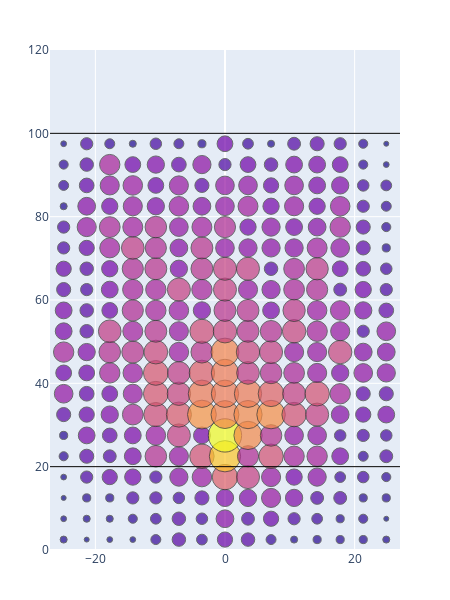

Here is the notebook cell this chart was saved with:
### Code cell
shot_plot('shred', 15, 20)

### Figure 1 — Plotly figure (JSON) as saved in the notebook; plotly's stock layout.template omitted (floating-point values rounded to 4 significant figures; data arrays with more than 128 entries replaced by an {"elided": "..."} marker saying what was removed)
{"data": [{"hovertemplate": "Count: %{text}<extra></extra>", "marker": {"color": {"elided": "300 int values"}, "line": {"color": "#333333", "width": 1}, "size": {"elided": "300 int values"}, "sizemin": 2.5, "sizemode": "area", "sizeref": 0.1206, "symbol": "circle"}, "mode": "markers", "name": "markers", "text": {"elided": "300 str values"}, "type": "scatter", "x": {"elided": "300 float values"}, "y": {"elided": "300 float values"}}], "layout": {"height": 600, "margin": {"b": 50, "l": 50, "r": 50, "t": 50}, "shapes": [{"line": {"color": "black", "width": 1}, "type": "line", "x0": -27, "x1": 27, "y0": 20, "y1": 20}, {"line": {"color": "black", "width": 1}, "type": "line", "x0": -27, "x1": 27, "y0": 100, "y1": 100}], "showlegend": false, "width": 450, "xaxis": {"range": [-27, 27]}, "yaxis": {"range": [0, 120]}}}
